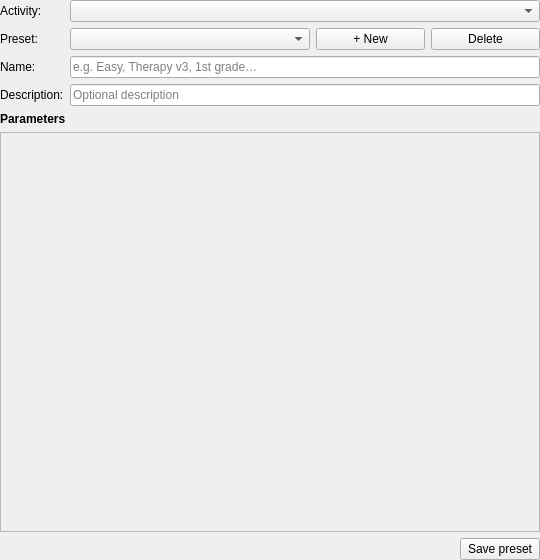
<?xml version="1.0" encoding="UTF-8"?>
<ui version="4.0">
 <class>ActivityPresetPanel</class>
 <widget class="QWidget" name="ActivityPresetPanel">
  <property name="geometry">
   <rect><x>0</x><y>0</y><width>540</width><height>560</height></rect>
  </property>
  <layout class="QVBoxLayout" name="verticalLayout">
   <property name="leftMargin"><number>0</number></property>
   <property name="topMargin"><number>0</number></property>
   <property name="rightMargin"><number>0</number></property>
   <property name="bottomMargin"><number>0</number></property>
   <item>
    <layout class="QFormLayout" name="top_form">
     <item row="0" column="0">
      <widget class="QLabel" name="activity_label">
       <property name="text"><string>Activity:</string></property>
      </widget>
     </item>
     <item row="0" column="1">
      <widget class="QComboBox" name="activity_combo">
       <property name="whatsThis"><string>Which activity these presets belong to. Each activity has its own set of saved parameter presets.</string></property>
      </widget>
     </item>
     <item row="1" column="0">
      <widget class="QLabel" name="preset_label">
       <property name="text"><string>Preset:</string></property>
      </widget>
     </item>
     <item row="1" column="1">
      <layout class="QHBoxLayout" name="preset_row">
       <item>
        <widget class="QComboBox" name="preset_combo">
         <property name="whatsThis"><string>A saved bundle of parameter values for this activity. Pick one to load its values below, or create a new one to tune a fresh set.</string></property>
         <property name="minimumSize">
          <size><width>240</width><height>0</height></size>
         </property>
        </widget>
       </item>
       <item>
        <widget class="QPushButton" name="new_btn">
         <property name="whatsThis"><string>Create a new preset, starting from the current values.</string></property>
         <property name="text"><string>+ New</string></property>
        </widget>
       </item>
       <item>
        <widget class="QPushButton" name="delete_btn">
         <property name="whatsThis"><string>Delete the selected preset.</string></property>
         <property name="text"><string>Delete</string></property>
        </widget>
       </item>
      </layout>
     </item>
     <item row="2" column="0">
      <widget class="QLabel" name="name_label">
       <property name="text"><string>Name:</string></property>
      </widget>
     </item>
     <item row="2" column="1">
      <widget class="QLineEdit" name="name_edit">
       <property name="whatsThis"><string>A human-readable name for this preset. It appears in the preset dropdown once saved.</string></property>
       <property name="placeholderText"><string>e.g. Easy, Therapy v3, 1st grade…</string></property>
      </widget>
     </item>
     <item row="3" column="0">
      <widget class="QLabel" name="desc_label">
       <property name="text"><string>Description:</string></property>
      </widget>
     </item>
     <item row="3" column="1">
      <widget class="QLineEdit" name="desc_edit">
       <property name="whatsThis"><string>Optional free-text note describing what this preset is for.</string></property>
       <property name="placeholderText"><string>Optional description</string></property>
      </widget>
     </item>
    </layout>
   </item>
   <item>
    <widget class="QLabel" name="params_header">
     <property name="text"><string>&lt;b&gt;Parameters&lt;/b&gt;</string></property>
    </widget>
   </item>
   <item>
    <widget class="QScrollArea" name="scroll_area">
     <property name="whatsThis"><string>The tunable parameters for this activity (speeds, thresholds, durations…). Edit them, then Save to store them in the selected preset.</string></property>
     <property name="sizePolicy">
      <sizepolicy hsizetype="Expanding" vsizetype="Expanding">
       <horstretch>0</horstretch>
       <verstretch>1</verstretch>
      </sizepolicy>
     </property>
     <property name="widgetResizable"><bool>true</bool></property>
     <widget class="QWidget" name="params_container">
      <layout class="QFormLayout" name="params_layout"/>
     </widget>
    </widget>
   </item>
   <item>
    <layout class="QHBoxLayout" name="btn_row">
     <item>
      <spacer name="btn_spacer">
       <property name="orientation"><enum>Qt::Horizontal</enum></property>
       <property name="sizeHint" stdset="0"><size><width>40</width><height>20</height></size></property>
      </spacer>
     </item>
     <item>
      <widget class="QPushButton" name="save_btn">
       <property name="text"><string>Save preset</string></property>
       <property name="whatsThis"><string>Store the current parameter values in the selected preset (or a new one).</string></property>
      </widget>
     </item>
    </layout>
   </item>
  </layout>
 </widget>
 <resources/>
 <connections/>
</ui>
